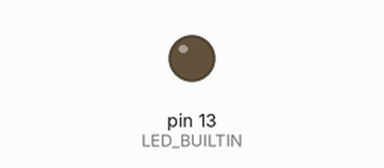
Recording of a sketch running on a simulated Arduino Uno, built with avr-gcc and run on an emulated ATmega328P. Parts: output pins drawn as LEDs (lit = HIGH).

Above: at 1.2 s.
At 8.2 s:
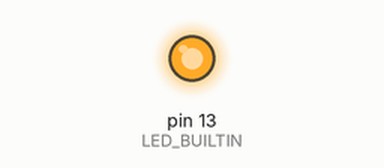
Timing chart, 0 to 8.6 s (numbered marks = the images above):
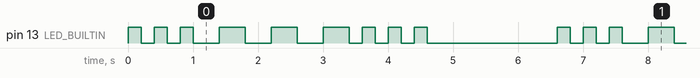

The sketch:

A3.ino
```cpp
//A-3. Program it to blink S.O.S.

//the setup function runs once when you press reset or power the board
void setup() {
  // initialize digital pin LED_BUILTIN as an output.
  pinMode(LED_BUILTIN, OUTPUT);
}

// the loop function runs over and over again forever
void loop() {
  digitalWrite(LED_BUILTIN, HIGH);  //short blink
  delay(200);
  digitalWrite(LED_BUILTIN, LOW);
  delay(200);
  digitalWrite(LED_BUILTIN, HIGH);  //short blink
  delay(200);
  digitalWrite(LED_BUILTIN, LOW);
  delay(200);
  digitalWrite(LED_BUILTIN, HIGH);  //short blink
  delay(200);
  digitalWrite(LED_BUILTIN, LOW);
  delay(400);
  digitalWrite(LED_BUILTIN, HIGH);  //long blink
  delay(400);
  digitalWrite(LED_BUILTIN, LOW);
  delay(400);
  digitalWrite(LED_BUILTIN, HIGH);  //long blink
  delay(400);
  digitalWrite(LED_BUILTIN, LOW);
  delay(400);
  digitalWrite(LED_BUILTIN, HIGH);  //long blink
  delay(400);
  digitalWrite(LED_BUILTIN, LOW);
  delay(200);
  digitalWrite(LED_BUILTIN, HIGH);  //short blink
  delay(200);
  digitalWrite(LED_BUILTIN, LOW);
  delay(200);
  digitalWrite(LED_BUILTIN, HIGH);  //short blink
  delay(200);
  digitalWrite(LED_BUILTIN, LOW);
  delay(200);
  digitalWrite(LED_BUILTIN, HIGH);  //short blink
  delay(200);
  digitalWrite(LED_BUILTIN, LOW);
  delay(2000);
}
```

Measured:
- by itself, pin 13 (LED_BUILTIN): repeats every 6.6 s: 2 × (LOW 0.20 s, HIGH 0.20 s), 3 × (LOW 0.40 s, HIGH 0.40 s), 3 × (LOW 0.20 s, HIGH 0.20 s), LOW 2.0 s, HIGH 0.20 s
- by itself, everything shown: repeats every 6.6 s, in 18 steps
